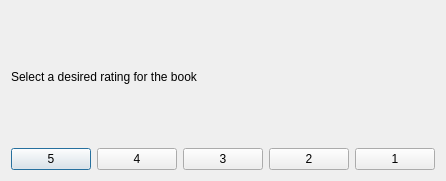
<?xml version="1.0" encoding="UTF-8"?>
<ui version="4.0">
 <class>rate</class>
 <widget class="QDialog" name="rate">
  <property name="geometry">
   <rect>
    <x>0</x>
    <y>0</y>
    <width>446</width>
    <height>181</height>
   </rect>
  </property>
  <property name="windowTitle">
   <string>ReadsProfiler-Rating a book</string>
  </property>
  <layout class="QVBoxLayout" name="verticalLayout_2">
   <item>
    <layout class="QVBoxLayout" name="verticalLayout">
     <item>
      <widget class="QLabel" name="label">
       <property name="text">
        <string>Select a desired rating for the book</string>
       </property>
      </widget>
     </item>
     <item>
      <layout class="QHBoxLayout" name="horizontalLayout">
       <item>
        <widget class="QPushButton" name="pushButton_5">
         <property name="text">
          <string>5</string>
         </property>
        </widget>
       </item>
       <item>
        <widget class="QPushButton" name="pushButton_4">
         <property name="text">
          <string>4</string>
         </property>
        </widget>
       </item>
       <item>
        <widget class="QPushButton" name="pushButton_3">
         <property name="text">
          <string>3</string>
         </property>
        </widget>
       </item>
       <item>
        <widget class="QPushButton" name="pushButton_2">
         <property name="text">
          <string>2</string>
         </property>
        </widget>
       </item>
       <item>
        <widget class="QPushButton" name="pushButton_1">
         <property name="text">
          <string>1</string>
         </property>
        </widget>
       </item>
      </layout>
     </item>
    </layout>
   </item>
  </layout>
 </widget>
 <resources/>
 <connections/>
</ui>
